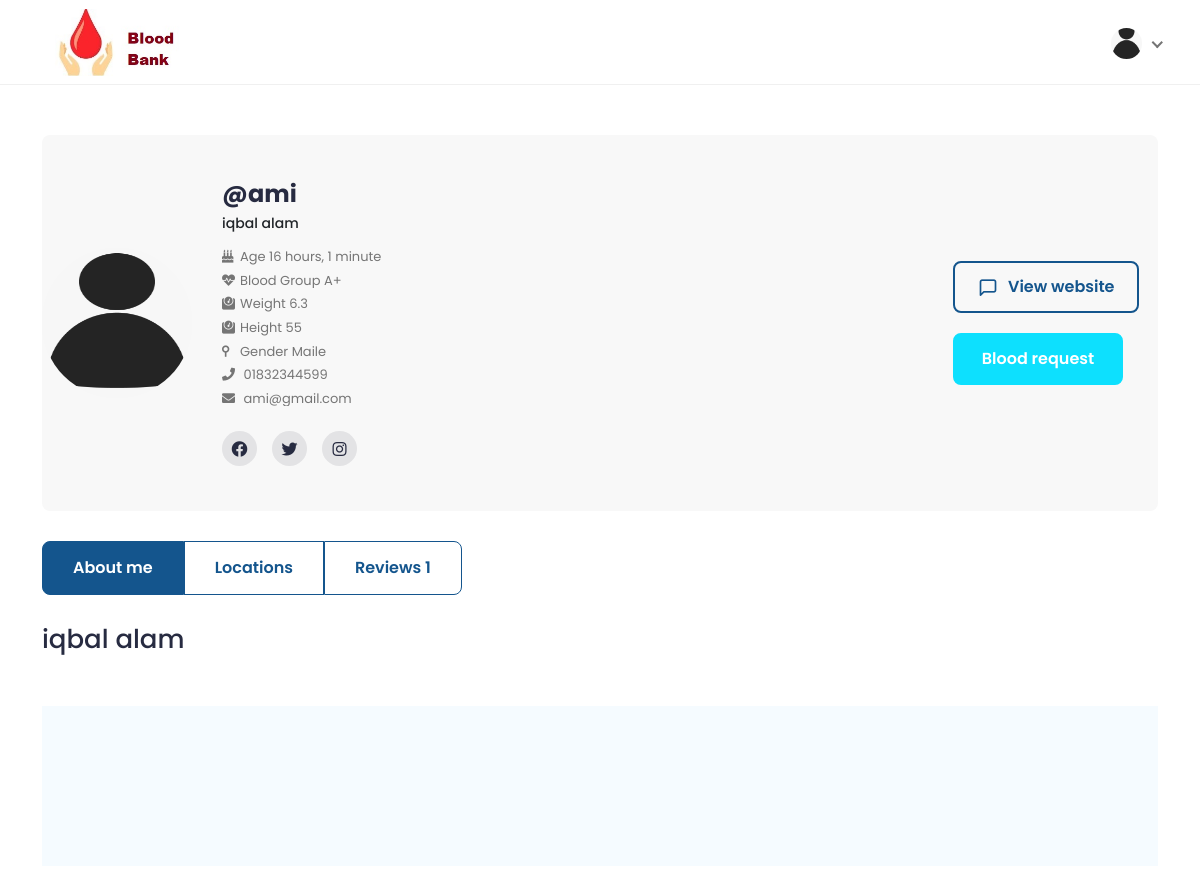
Screenshot of /patient_profile/ami/ (signed in) with the database file from the repository.
### AccountApp/models.py (models this page shows, shortened)
class User(AbstractUser):
    is_admin = models.BooleanField('Is admin', default=False)
    is_patient = models.BooleanField('Is patient', default=False)
    is_Org = models.BooleanField('Is Org', default=False)

class UserProPic(models.Model):
    user = models.OneToOneField(User, on_delete=models.CASCADE, related_name='user_profile')
    proPic = models.ImageField(upload_to='user_profile_pic', blank=True, null=True)

class PatientInfo(models.Model):
    user = models.OneToOneField(User, on_delete=models.CASCADE, related_name='patient_info')
    date_of_birth= models.DateField(blank=True, null=True)
    blood_group =models.CharField( max_length=5, choices=BloodGroup)
    Gender = models.CharField(choices=gander, max_length=24)
    weight = models.CharField( max_length=24,blank=True, null=True)
    height = models.CharField( max_length=24,blank=True, null=True)
    phone_no = models.CharField(max_length=20, blank=True, null=True)
    locations = models.CharField(max_length=300, blank=True, null=True)
    website = models.URLField(blank=True, null=True)
    fb = models.URLField(blank=True, null=True)
    tw = models.URLField(blank=True, null=True)
    instra = models.URLField(blank=True, null=True)
    pres_address = models.CharField(max_length=264, blank=True, null=True)
    parmanent_address = models.CharField(max_length=264, blank=True, null=True)
    bio = models.TextField(blank=True, null=True)

### AccountApp/views.py (the view, shortened to what this page needs)
# urls.py: path('patient_profile/<username>/', views.patient_profile, name='patient_profile'),
@login_required
def patient_profile(request, username):
    result_user = User.objects.get(username=username)
    reviews = Review.objects.filter(receiver__username=username)
    review_form = ReviewForm()
    alrady_request = DonerRequest.objects.filter(donor__username=username)
    if alrady_request:
        donor_request = True
    else:
        donor_request = False
    return render(request, 'org_details.html', context={'result_user':result_user, 'review_form':review_form,'donor_request':donor_request})

### template/org_details.html (shortened to what this page needs)
<!DOCTYPE html>
<html lang="en">
 {% extends 'Profile/base.html' %}
 {% load crispy_forms_tags %}
 {% block body_block %}
<div class="content pharmacy-cart-content">
<div class="container">
<div class="card pharmacy-card">
<div class="card-body">
<div class="doctor-widget pharmacy-widget">
<div class="doc-info-left">
<div class="doctor-img1">
    {% if result_user.user_profile.proPic %}
    <a class="nav-link" href="#"><img src="/media/{{result_user.user_profile.proPic}}" width="150px" height="150px" class="rounded-circle"> </a>
    {% else %}
    <a  href="#"><img src="/media/avater.png" width="150px" height="150px" class="rounded-circle"></a>
    {% endif %}
</div>
{% if result_user.is_Org %}
<div class="doc-info-cont">
    <br><br>
<h4 class="doc-name"><b><a href="pharmacy-details.html">@{{result_user.username}}</a></b></h4>
<div class="rating">
<span class="d-inline-block average-rating">{{result_user.first_name}} {{result_user.last_name}}</span>
</div>
<div class="clinic-details">
<div class="clini-infos">
<p class="doc-location">
<i class="feather-map-pin"></i> {{result_user.org_info.address}} {{result_user.pharmeci_info.address}}
</p>
<p class="doc-location text-ellipse">
<i class="feather-tag"></i> {{result_user.org_info.services}} {{result_user.pharmeci_info.services}}
</p>
<p class="doc-education text-ellipse">
<i class=""></i>Regi No: {{result_user.org_info.RegiNo}} {{result_user.pharmeci_info.RegiNo}}
</p>
<p class="doc-education text-ellipse">
<i class=""></i>Type: {{result_user.org_info.org_type}} {{result_user.pharmeci_info.org_type}}
</p>
</div>
</div>
<div class="pharmacy-social-links">
<ul class="nav">
<li>
<a href="{{result_user.org_info.fb}}{{result_user.pharmeci_info.fb}}" target="_blank">
<i class="fab fa-facebook"></i>
</a>
</li>
<li>
<a href="{{result_user.org_info.tw}} {{result_user.pharmeci_info.tw}}" target="_blank">
<i class="fab fa-twitter"></i>
</a>
</li>
<li>
<a href="{{result_user.org_info.instra}}{{result_user.pharmeci_info.instra}}" target="_blank">
<i class="fab fa-instagram"></i>
</a>
</li>
</ul>
<br><br>
</div>
</div>
</div>
<div class="doc-info-right d-flex align-items-center justify-content-center">
<div class="pharmacy-booking pharmacy-booking-right">
<a class="btn view-details-btn" href="#">
<i class="feather-message-square"></i>View website
</a>
<a class="btn browse-products-btn" href="#" data-bs-toggle="modal" data-bs-target="#voice_call">
<i class="feather-phone-call"></i>{{result_user.org_info.phone_no}}  {{result_user.pharmeci_info.phone_no}}
</a>
</div>
</div>
</div>
</div>
</div>
<div class="pharmacy-details-info">
<div class="product-description-tabs">
<ul class="nav nav-tabs">
<li class="nav-item">
<a class="nav-link description-link active" href="#about_store" data-bs-toggle="tab">About me</a>
</li>
<li class="nav-item">
<a class="nav-link" href="#pharmacy_locations" data-bs-toggle="tab">Locations</a>
</li>
<li class="nav-item">
<a class="nav-link reviews-link" href="#pharmacy_reviews" data-bs-toggle="tab">Reviews {{result_user.review_receiver.count}}</a>
</li>
</ul>
</div>
<div class="tab-content pt-0">
<div role="tabpanel" id="about_store" class="tab-pane fade show active">
<div class="row">
<div class="col-md-12">
<div class="widget about-widget">
<h4 class="widget-title">{{result_user.first_name}} {{result_user.last_name}}</h4>
<p>{{result_user.org_info.bio}}  </p>
</div>
</div>
</div>
</div>
{% else %}
<div class="doc-info-cont">
    <br><br>
<h4 class="doc-name"><b><a href="pharmacy-details.html">@{{result_user.username}}</a></b></h4>
<div class="rating">
<span class="d-inline-block average-rating">{{result_user.first_name}} {{result_user.last_name}}</span>
</div>
<div class="clinic-details">
<div class="clini-infos">
<div class="patient-details">
<h5><i class="fas fa-birthday-cake"></i>Age {{result_user.patient_info.date_of_birth|timesince}} </h5>
<h5 ><i class="fa fa-heartbeat"></i>Blood Group {{result_user.patient_info.blood_group}}</h5>
<h5><i class="fas fa-weight"></i>Weight {{result_user.patient_info.weight}}</h5>
<h5 ><i class="fas fa-weight"></i>Height {{result_user.patient_info.height}}</h5>
<h5><i class="fas fa-neuter"></i>Gender {{result_user.patient_info.Gender}}</h5>
<h5><i class="fa fa-phone"></i> {{result_user.patient_info.phone_no}}</h5>
<h5><i class="fa fa-envelope"></i> {{result_user.email}}</h5>
</div>
</div>
</div>
<div class="pharmacy-social-links">
<ul class="nav">
<li>
<a href="{{result_user.patient_info.fb}}" target="_blank">
<i class="fab fa-facebook"></i>
</a>
</li>
<li>
<a href="{{result_user.patient_info.tw}}" target="_blank">
<i class="fab fa-twitter"></i>
</a>
</li>
<li>
<a href="{{result_user.patient_info.instra}}" target="_blank">
<i class="fab fa-instagram"></i>
</a>
</li>
</ul>
<br><br>
</div>
</div>
</div>
<div class="doc-info-right d-flex align-items-center justify-content-center">
<div class="pharmacy-booking pharmacy-booking-right">
<a class="btn view-details-btn" href="#">
<i class="feather-message-square"></i>View website
</a>
{% if not donor_request %}
<a class="btn browse-products-btn" href="{% url 'Accountapp:send_donor_request' username=result_user.username %}" >
Blood request
</a>
{% else %}
<a class="btn browse-products-btn" href="#" data-bs-toggle="modal" data-bs-target="#voice_call">
 Pending
</a>
{% endif%}
</div>
</div>
</div>
</div>
</div>
<div class="pharmacy-details-info">
<div class="product-description-tabs">
<ul class="nav nav-tabs">
<li class="nav-item">
<a class="nav-link description-link active" href="#about_store" data-bs-toggle="tab">About me</a>
</li>
<li class="nav-item">
<a class="nav-link" href="#pharmacy_locations" data-bs-toggle="tab">Locations</a>
</li>
<li class="nav-item">
<a class="nav-link reviews-link" href="#pharmacy_reviews" data-bs-toggle="tab">Reviews {{result_user.review_receiver.count}}</a>
</li>
</ul>
</div>
<div class="tab-content pt-0">
<div role="tabpanel" id="about_store" class="tab-pane fade show active">
<div class="row">
<div class="col-md-12">
<div class="widget about-widget">
<h4 class="widget-title">{{result_user.first_name}} {{result_user.last_name}}</h4>
</div>
</div>
</div>
</div>
{% endif %}
<div role="tabpanel" id="pharmacy_reviews" class="tab-pane fade">
<div class="widget review-listing mt-0">
<div class="pharmacy-review-box">
<div class="row align-items-center">
<div class="pharmacy-comments-list">
<div class="write-review">
<h4>Write a review for <strong>{{result_user.first_name}} <strong> {{result_user.last_name}}</strong></h4>
</div>
</div>
</div>
</div>
</div>
</div>
{% endblock %}

### template/Profile/base.html (shortened to what this page needs)
<!DOCTYPE html>
{% load static %}
<html lang="en">
<head>
<link rel="stylesheet" href="{% static '' %}assets/css/bootstrap.min.css">
<link rel="stylesheet" href="{% static '' %}assets/plugins/fontawesome/css/fontawesome.min.css">
<link rel="stylesheet" href="{% static '' %}assets/plugins/fontawesome/css/all.min.css">
<link rel="stylesheet" href="{% static '' %}assets/css/feather.css">
<link rel="stylesheet" href="{% static '' %}assets/plugins/select2/css/select2.min.css">
<link rel="stylesheet" href="{% static '' %}assets/css/owl.carousel.min.css">
<link rel="stylesheet" href="{% static '' %}assets/plugins/apex/apexcharts.css">
<link rel="stylesheet" href="{% static '' %}assets/css/style.css">
</head>
<body>
<div class="main-wrapper">
<header class="header">
<nav class="navbar navbar-expand-lg header-nav">
<div class="navbar-header">
<a href="#" class="navbar-brand logo">
<img src="{% static '' %}assets/img2/icon1.jpg" class="img-fluid" alt="Logo">
</a>
</div>
<ul class="nav header-navbar-rht">
<li class="nav-item dropdown has-arrow logged-item">
<a href="#" class="dropdown-toggle nav-link" data-bs-toggle="dropdown">
<span class="user-img">
    {% if user.user_profile.proPic %}
    <img src="/media/{{user.user_profile.proPic}}"  class="rounded-circle" width="41">
    {% else %}
    <img src="/media/avater.png" class="rounded-circle" width="31" >
    {% endif %}
</span>
</a>
</li>
</ul>
</nav>
</header>
{% block body_block %}
{% endblock %}
<section class="home-fifteen-footer">
</section>
</body>
</html>

### static/assets/css/feather.css (style rules this page uses)
[class^="feather-"], [class*=" feather-"] { font-family: 'feather' !important; speak: none; font-style: normal; font-weight: normal; font-variant: normal; text-transform: none; line-height: 1; -webkit-font-smoothing: antialiased; -moz-osx-font-smoothing: grayscale; }
.feather-message-square:before { content: "\e991"; }

### rows the page displays
User: user_profile.proPic (picture), username "ami", first_name "iqbal", last_name "alam", patient_info.date_of_birth "16 hours, 1 minute", patient_info.blood_group "A+", patient_info.weight "6.3", patient_info.height "55", patient_info.Gender "Maile", patient_info.phone_no "01832344599", email "ami@gmail.com", review_receiver.count "1"
